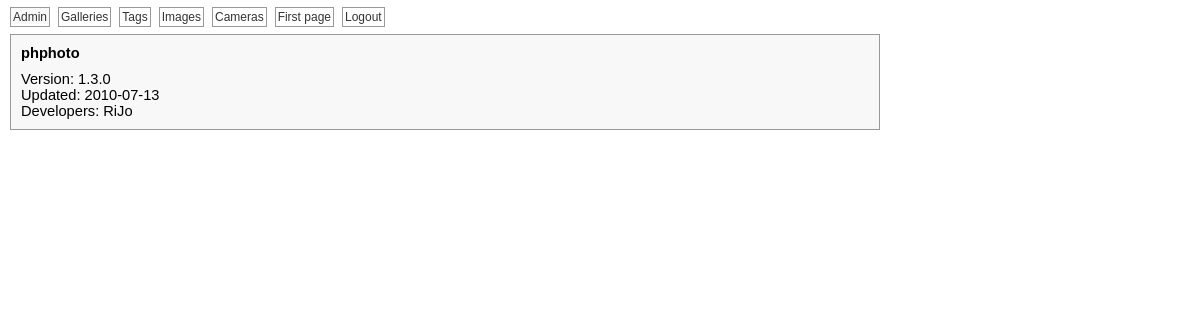
Page /index.php?adm=d (signed in) on the committed database.
### tables this page shows
CREATE TABLE IF NOT EXISTS `texts` (
  `id` int(11) NOT NULL auto_increment,
  `language_id` varchar(3) NOT NULL,
  `category` varchar(255) NOT NULL,
  `name` varchar(255) NOT NULL,
  `text` text NOT NULL,
  `parameters` int(11) NOT NULL,
  `changed` timestamp NOT NULL default CURRENT_TIMESTAMP on update CURRENT_TIMESTAMP,
  `created` datetime NOT NULL,
  PRIMARY KEY  (`id`),
  UNIQUE KEY `UNIQUE` (`language_id`,`category`,`name`)
);

### src/common.php (called while the page is built, shortened)
<?php
function phphoto_text($db, $category, $name) {
    $language = GALLERY_LANGUAGE;
    $sql = "SELECT text, parameters FROM texts WHERE language_id = '$language' AND category = '$category' AND name = '$name';";
    $result = phphoto_db_query($db, $sql);
    $text = $result[0];
    return call_user_func_array('sprintf', array_merge((array) $text['text'], $argv));
}
?>

### src/database.php (called while the page is built, shortened)
<?php
function phphoto_db_query($db, $sql) {
    if (!$result = mysql_query($sql, $db))
        die('Invalid SQL: '.$sql);
    $result_array = array();
    while($row = mysql_fetch_array($result, MYSQL_ASSOC)) {
        array_push($result_array, $row);
    }
    return $result_array;
}
?>

### src/admin.php (the view, shortened to what this page needs)
<?php
function phphoto_echo_admin_default($db) {
    echo "\n<div class='admin'>";
    echo "\n    <h1>".GALLERY_NAME."</h1>";
    echo "\n    ".phphoto_text($db, 'information', 'version', GALLERY_VERSION)."<br>";
    echo "\n    ".phphoto_text($db, 'information', 'last_updated', GALLERY_DATE)."<br>";
    echo "\n    ".phphoto_text($db, 'information', 'developers', GALLERY_DEVELOPERS)."<br>";
    echo "\n</div>";
}
?>

### src/index.php (shortened to what this page needs)
<?php
require_once('phphoto.php');
?><!DOCTYPE HTML PUBLIC "-//W3C//DTD HTML 4.01 Transitional//EN"
"http://www.w3.org/TR/html4/loose.dtd">
<html>
    <head>
<?php
phphoto_stylesheets();
?>
    </head>
    <body>
        <div style="margin:10px; width: 870px;">
<?php
$authorized = (isset($_SESSION['authorized']) && $_SESSION['authorized']);
if ($authorized) {
    $additional_items = array(
        'First page' => basename($_SERVER['PHP_SELF']),
        'Logout' => basename($_SERVER['PHP_SELF'])."?q=logout"
    );
    phphoto_admin_links($additional_items);
}
if (isset($_GET['q']) && $_GET['q'] == 'login') {
    echo "\n    <form method='post' action='".basename($_SERVER['PHP_SELF'])."'>";
    echo "\n        <input type='password' name='login'>";
    echo "\n        <input type='submit' value='Authorize'>";
    echo "\n    </form>";
}
else {
    phphoto_main($authorized);
}
?>
        </div>
    </body>
</html>

### src/phphoto.php (shortened to what this page needs)
<?php
require_once('./database.php');
require_once('./common.php');
require_once('./admin.php');
function phphoto_stylesheets() {
    echo "\n<link rel='stylesheet' href='./themes/".GALLERY_THEME."/gallery.css' type='text/css'>";
    echo "\n<link rel='stylesheet' href='./themes/".GALLERY_THEME."/admin.css' type='text/css'>";
}
function phphoto_main($authorized = false) {
    $db = phphoto_db_connect();
    $admin = (isset($_GET[GET_KEY_ADMIN_QUERY])) ? $_GET[GET_KEY_ADMIN_QUERY] : '';
    if ($authorized && strlen($admin) > 0)
        phphoto_admin($db, $admin);
    else
        phphoto_gallery($db);
}
function phphoto_admin($db, $admin) {
    switch ($admin) {
        default:
            phphoto_echo_admin_default($db);
            break;
    }
}
function phphoto_admin_links($additional_items = array()) {
    echo "\n<ul>";
    echo "\n    <li".((isset($_GET[GET_KEY_ADMIN_QUERY]) && $_GET[GET_KEY_ADMIN_QUERY] == GET_VALUE_ADMIN_DEFAULT)?" class=active":'').
            "><a href='".CURRENT_PAGE.'?'.GET_KEY_ADMIN_QUERY.'='.GET_VALUE_ADMIN_DEFAULT."'>Admin</a></li>";
    echo "\n    <li".((isset($_GET[GET_KEY_ADMIN_QUERY]) && $_GET[GET_KEY_ADMIN_QUERY] == GET_VALUE_ADMIN_GALLERY)?" class=active":'').
            "><a href='".CURRENT_PAGE.'?'.GET_KEY_ADMIN_QUERY.'='.GET_VALUE_ADMIN_GALLERY."'>Galleries</a></li>";
    echo "\n    <li".((isset($_GET[GET_KEY_ADMIN_QUERY]) && $_GET[GET_KEY_ADMIN_QUERY] == GET_VALUE_ADMIN_TAG)?" class=active":'').
            "><a href='".CURRENT_PAGE.'?'.GET_KEY_ADMIN_QUERY.'='.GET_VALUE_ADMIN_TAG."'>Tags</a></li>";
    echo "\n    <li".((isset($_GET[GET_KEY_ADMIN_QUERY]) && $_GET[GET_KEY_ADMIN_QUERY] == GET_VALUE_ADMIN_IMAGE)?" class=active":'').
            "><a href='".CURRENT_PAGE.'?'.GET_KEY_ADMIN_QUERY.'='.GET_VALUE_ADMIN_IMAGE."'>Images</a></li>";
    echo "\n    <li".((isset($_GET[GET_KEY_ADMIN_QUERY]) && $_GET[GET_KEY_ADMIN_QUERY] == GET_VALUE_ADMIN_CAMERA)?" class=active":'').
            "><a href='".CURRENT_PAGE.'?'.GET_KEY_ADMIN_QUERY.'='.GET_VALUE_ADMIN_CAMERA."'>Cameras</a></li>";
    foreach ($additional_items as $name=>$url)
        echo "\n    <li><a href='$url'>$name</a></li>";
    echo "\n</ul>";
}
?>

### src/themes/default/gallery.css (style rules this page uses)
* { margin: 0; padding: 0; font-family: helvetica,arial,freesans,clean,sans-serif,"new century schoolbook",serif; font-size: 11pt; color: #000000; }
body { background-color: #ffffff; }
a { text-decoration: none; color: #333333; }

### src/themes/default/admin.css (style rules this page uses)
div.admin { border: 1px #999999 solid; background-color: #f8f8f8; padding: 10px; margin: 0 0 10px 0; overflow: auto; }
div.admin h1 { margin-bottom: 10px; color: #000000; font-weight: bold; }
ul { margin-bottom: 10px; font-size: 8pt; }
ul li { margin-right: 5px; background-color: transparent; display: inline; font-weight: none; }
ul li.active { background-color: #f8f8f8; }
ul li a { border: 1px #999999 solid; font-size: 9pt; padding: 2px; }

### rows in the picture
texts: text "Version: 1.3.0"
texts: text "Updated: 2010-07-13"
texts: text "Developers: RiJo"

### other values in the picture
$name "First page"
$name "Logout"
GALLERY_NAME "phphoto"
